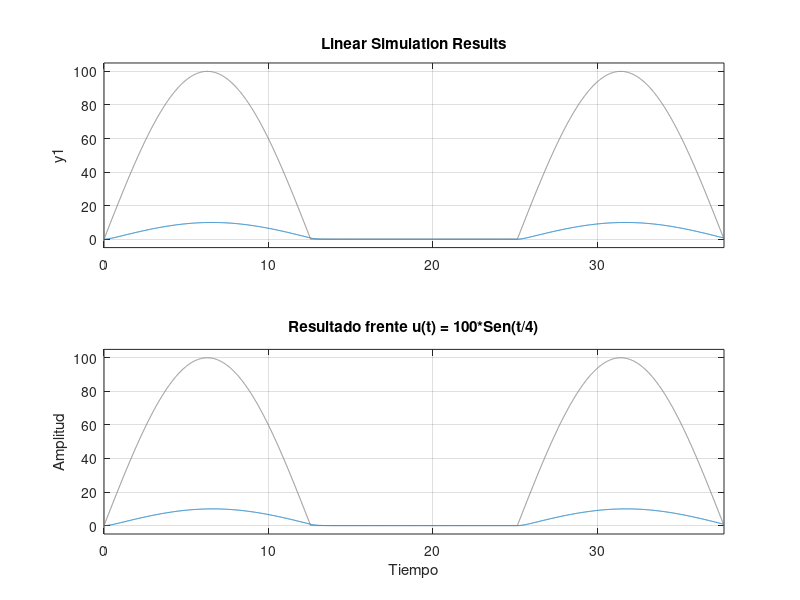

This chart was generated by the following MATLAB code: (Note: this script raises an error after producing the figure.)
%Parte 2 laboratorio 2 Modelacion y simulacion

%Definicion de las matrices que componen el modelo de estado obtenido
A = [ -15 10; 5 -15/2];
B = [1/2; 1/4];
C = [1 0; 0 1];
D = [0; 0];

%Se define el modelo de estado con las matrices definidas
M = ss(A, B, C, D);

%Se define la entrada del sistema u(t)
t = linspace(0, 12*pi, 5000);
u = 100*sin(t/4);
u(u<0) = 0.;

%Se crea un grafico para contener los subgraficos de la respuesta frente
%a cada entrada diferente 
figure;

% Resultado ante un escalón
subplot(3,1,1);
step(M);
grid on;
title('Resultado frente un escalón');
ylabel('Amplitud')
xlabel('Tiempo')

% Resultado ante un impulso
subplot(3,1,2);
impulse(M);
grid on;
title('Resultado frente un impulso');
ylabel('Amplitud')
xlabel('Tiempo')

% Resultado ante función u(t)
subplot(3,1,3);
lsim(M, u, t);
grid on;
title('Resultado frente u(t) = 100*Sen(t/4)');
ylabel('Amplitud')
xlabel('Tiempo')

sgt = sgtitle('Resultado del sistema');
sgt.FontSize = 20;